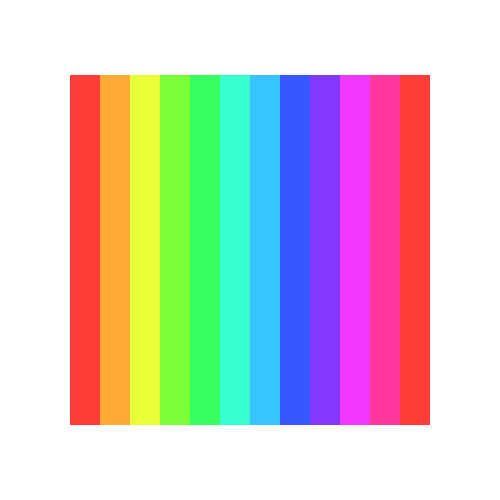
Frame 1 (no input)
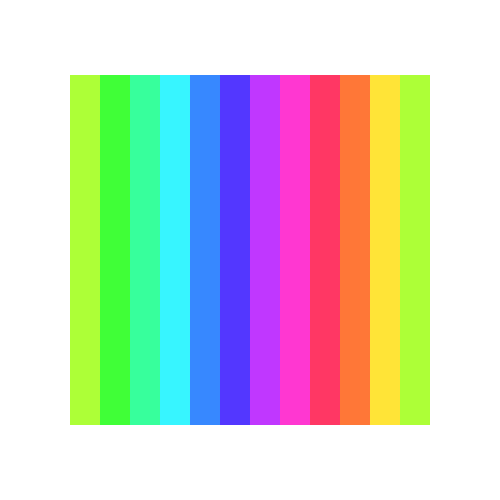
Frame 60 (no input)
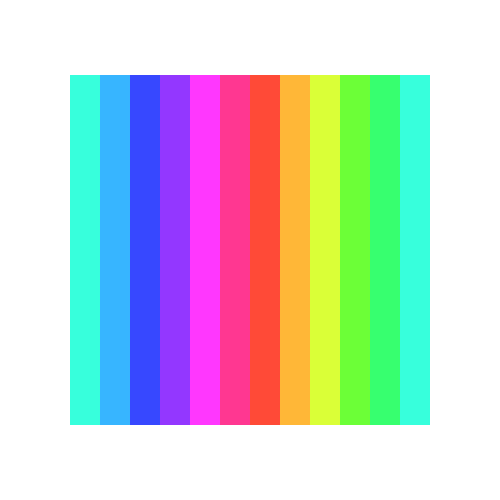
Frame 120 (the mouse pressed at the canvas centre since frame 60)

The p5.js sketch that drew these frames (run headless with seeded random() and noise() and a simulated clock; from frame 60 on, the mouse is pressed at the canvas centre):

// p5.js sketch
// ── sketch.js

function setup() {
  createCanvas(500, 500);
  colorMode(HSB, 255);
}

function draw() {
  background(255);
  noStroke();

  let w = 12*30;
  for (let i = 0; i < 12; i++) {
    fill((i*(255/11)+frameCount)%255, 200, 255);
    rect(i*30+(width-w)/2,(height-350)/2, 30, 350 );
  }
  // fill(lerpColor(startCol, endCol, 0));
  // ellipse(width/2, height/2, 300, 600);


}
